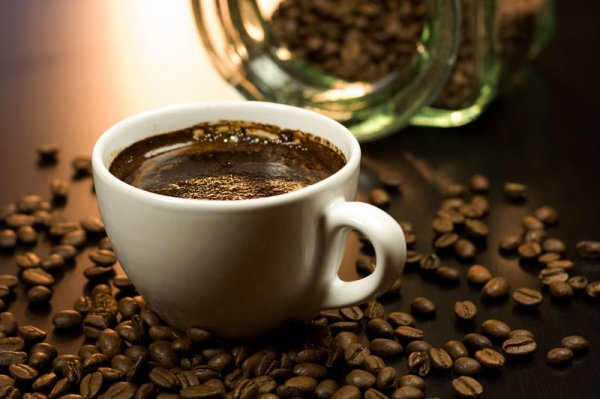
#> input picture HelloPython/day12/coffee.jpg, 600 x 399 px
$ python mycv02_gray.py
#> lines starting #> are read from the running program, lines starting #| are printed output that depends on the picture
import cv2

img = cv2.imread('coffee.jpg',cv2.IMREAD_GRAYSCALE)
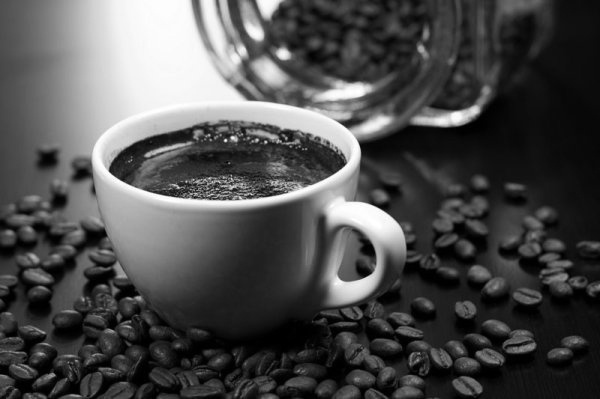
#> img: shape (399, 600); min 0, max 255, mean 76.9
print(img)
#> (printed output is left out)
cv2.imshow('image', img)
cv2.waitKey(0)
cv2.destroyAllWindows()
